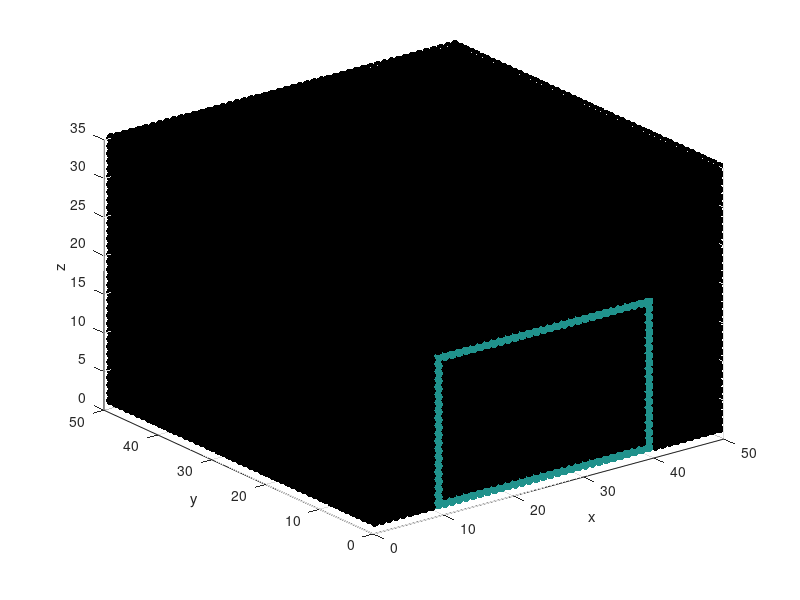

Reproduce this figure in MATLAB. (Note: this script raises an error after producing the figure.)
%% Initialize an occupancy grid matrix in 3D
% Define the xyz limits of the occGrid
x_range = 50;
y_range = 50;
z_range = 35;
[X Y Z] = meshgrid(1:y_range, 1:x_range, 1:z_range);

% Let's start with a rectangular hallway for simplicity
omap = zeros(x_range, y_range, z_range);
omap(1:40, 10:40, 1) = 1;
omap(1:40, 10:40, 20) = 1;
omap(1:40, 10, 1:20) = 1;
omap(1:40, 40, 1:20) = 1;
omap_data = omap;
omap_data(omap_data == 0) = NaN;

scatter3(X(:), Y(:), Z(:), 50, omap_data(:), 'filled');
xlabel('x');
ylabel('y');
zlabel('z');

%% Find the frontier
frontier = zeros(x_range, y_range, z_range);
frontier(41, 11:39, 2:19) = 1;
frontier_data = frontier;
frontier_data(frontier_data == 0) = NaN;
hold on
% scatter3(X(:), Y(:), Z(:), 50, 2*frontier_data(:), 'filled');

%% Cluster the frontier
frontier_clustered = greedycluster(frontier, 4);
frontier_data = frontier_clustered + 1;
frontier_data(frontier_data == 1) = NaN;
scatter3(X(:), Y(:), Z(:), 100, frontier_data(:), 'filled');
colormap 'hsv'
hold off